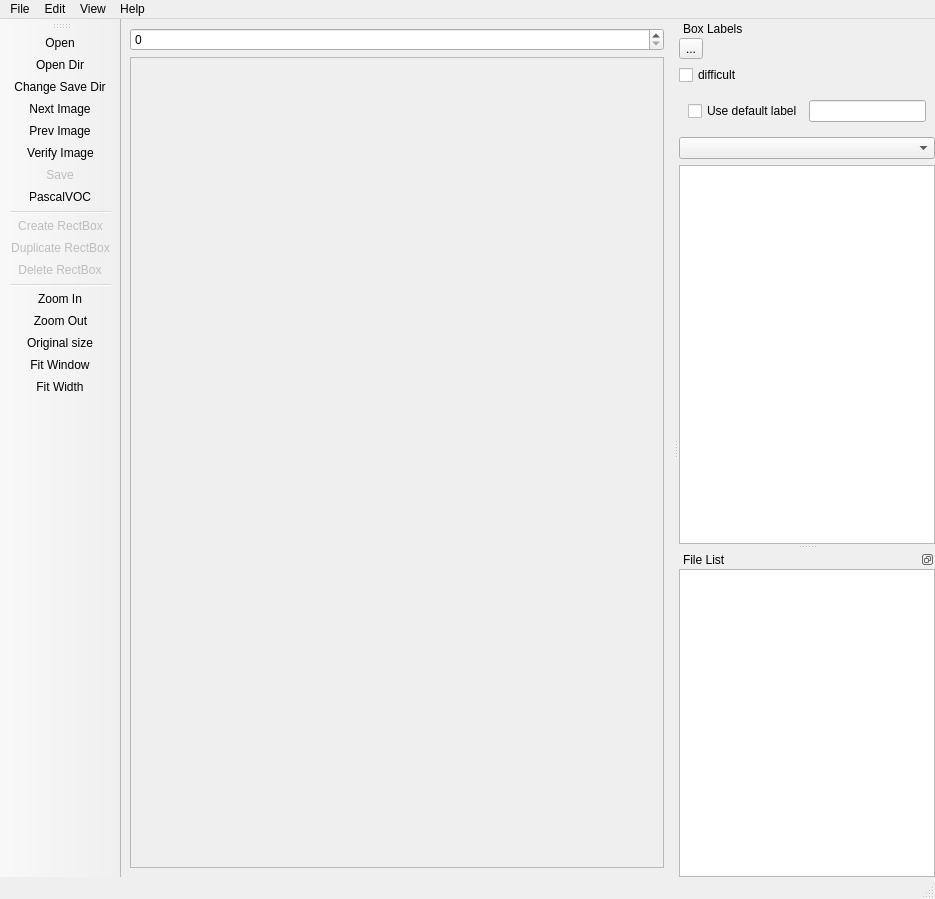
 <widget class="QMainWindow" name="MainWindow">
  <property name="geometry">
   <rect>
    <x>0</x>
    <y>0</y>
    <width>935</width>
    <height>899</height>
   </rect>
  </property>
  <property name="windowTitle">
   <string>RSRLabelTool</string>
  </property>
  <widget class="QWidget" name="centralwidget">
   <layout class="QVBoxLayout" name="verticalLayout_3">
    <item>
     <widget class="ZoomWidget" name="zoom_widget"/>
    </item>
    <item>
     <widget class="QScrollArea" name="scroll_area">
      <property name="widgetResizable">
       <bool>true</bool>
      </property>
      <widget class="QWidget" name="scrollAreaWidgetContents">
       <property name="geometry">
        <rect>
         <x>0</x>
         <y>0</y>
         <width>547</width>
         <height>812</height>
        </rect>
       </property>
       <layout class="QVBoxLayout" name="verticalLayout_2">
        <property name="leftMargin">
         <number>0</number>
        </property>
        <property name="topMargin">
         <number>0</number>
        </property>
        <property name="rightMargin">
         <number>0</number>
        </property>
        <property name="bottomMargin">
         <number>0</number>
        </property>
        <item>
         <widget class="Canvas" name="canvas" native="true"/>
        </item>
       </layout>
      </widget>
     </widget>
    </item>
   </layout>
  </widget>
  <widget class="QMenuBar" name="menubar">
   <property name="geometry">
    <rect>
     <x>0</x>
     <y>0</y>
     <width>935</width>
     <height>21</height>
    </rect>
   </property>
   <widget class="QMenu" name="menu_file">
    <property name="title">
     <string>File</string>
    </property>
    <widget class="QMenu" name="menu_recent_files">
     <property name="title">
      <string>Open Recent</string>
     </property>
    </widget>
    <addaction name="action_open"/>
    <addaction name="action_open_dir"/>
    <addaction name="action_copy_prev_bounding"/>
    <addaction name="action_change_save_dir"/>
    <addaction name="action_open_annotation"/>
    <addaction name="menu_recent_files"/>
    <addaction name="action_save"/>
    <addaction name="action_save_format"/>
    <addaction name="action_save_as"/>
    <addaction name="action_close"/>
    <addaction name="action_reset_all"/>
    <addaction name="action_delete_image"/>
    <addaction name="action_quit"/>
   </widget>
   <widget class="QMenu" name="menu_edit">
    <property name="title">
     <string>Edit</string>
    </property>
    <addaction name="action_create"/>
    <addaction name="action_copy"/>
    <addaction name="action_delete"/>
    <addaction name="separator"/>
    <addaction name="action_color1"/>
   </widget>
   <widget class="QMenu" name="menu_view">
    <property name="title">
     <string>View</string>
    </property>
    <addaction name="action_auto_saving"/>
    <addaction name="action_single_class_mode"/>
    <addaction name="action_display_label_option"/>
    <addaction name="action_advanced_mode"/>
    <addaction name="separator"/>
    <addaction name="action_hide_all"/>
    <addaction name="action_show_all"/>
    <addaction name="action_zoom_in"/>
    <addaction name="action_zoom_out"/>
    <addaction name="action_zoom_org"/>
    <addaction name="separator"/>
    <addaction name="action_fit_window"/>
    <addaction name="action_fit_width"/>
   </widget>
   <widget class="QMenu" name="menu_help">
    <property name="title">
     <string>Help</string>
    </property>
    <addaction name="action_help"/>
   </widget>
   <addaction name="menu_file"/>
   <addaction name="menu_edit"/>
   <addaction name="menu_view"/>
   <addaction name="menu_help"/>
  </widget>
  <widget class="QStatusBar" name="statusbar"/>
  <widget class="QDockWidget" name="dock">
   <property name="accessibleName">
    <string/>
   </property>
   <property name="accessibleDescription">
    <string/>
   </property>
   <property name="features">
    <set>QDockWidget::DockWidgetMovable</set>
   </property>
   <property name="windowTitle">
    <string>Box Labels</string>
   </property>
   <attribute name="dockWidgetArea">
    <number>2</number>
   </attribute>
   <widget class="QWidget" name="dockWidgetContents">
    <layout class="QGridLayout" name="gridLayout">
     <property name="leftMargin">
      <number>0</number>
     </property>
     <property name="topMargin">
      <number>0</number>
     </property>
     <property name="rightMargin">
      <number>0</number>
     </property>
     <property name="bottomMargin">
      <number>0</number>
     </property>
     <item row="0" column="0">
      <widget class="QWidget" name="label_list_container" native="true">
       <layout class="QVBoxLayout" name="list_layout">
        <property name="leftMargin">
         <number>0</number>
        </property>
        <property name="topMargin">
         <number>0</number>
        </property>
        <property name="rightMargin">
         <number>0</number>
        </property>
        <property name="bottomMargin">
         <number>0</number>
        </property>
        <item>
         <widget class="QToolButton" name="edit_button">
          <property name="text">
           <string>...</string>
          </property>
          <property name="toolButtonStyle">
           <enum>Qt::ToolButtonTextBesideIcon</enum>
          </property>
         </widget>
        </item>
        <item>
         <widget class="QCheckBox" name="difficult_checkbox">
          <property name="text">
           <string>difficult</string>
          </property>
         </widget>
        </item>
        <item>
         <widget class="QWidget" name="use_default_label_container" native="true">
          <layout class="QHBoxLayout" name="horizontalLayout_2">
           <item>
            <widget class="QCheckBox" name="use_default_label_checkbox">
             <property name="text">
              <string>Use default label</string>
             </property>
             <property name="checked">
              <bool>false</bool>
             </property>
            </widget>
           </item>
           <item>
            <widget class="QLineEdit" name="default_label_text_line"/>
           </item>
          </layout>
         </widget>
        </item>
        <item>
         <widget class="ComboBox" name="combo_box"/>
        </item>
        <item>
         <widget class="QListWidget" name="label_list"/>
        </item>
       </layout>
      </widget>
     </item>
    </layout>
   </widget>
  </widget>
  <widget class="QDockWidget" name="file_dock">
   <property name="features">
    <set>QDockWidget::DockWidgetFloatable|QDockWidget::DockWidgetMovable</set>
   </property>
   <property name="allowedAreas">
    <set>Qt::AllDockWidgetAreas</set>
   </property>
   <property name="windowTitle">
    <string>File List</string>
   </property>
   <attribute name="dockWidgetArea">
    <number>2</number>
   </attribute>
   <widget class="QWidget" name="dockWidgetContents_3">
    <layout class="QGridLayout" name="gridLayout_2">
     <property name="leftMargin">
      <number>0</number>
     </property>
     <property name="topMargin">
      <number>0</number>
     </property>
     <property name="rightMargin">
      <number>0</number>
     </property>
     <property name="bottomMargin">
      <number>0</number>
     </property>
     <item row="0" column="0">
      <widget class="QWidget" name="file_list_container" native="true">
       <layout class="QVBoxLayout" name="verticalLayout">
        <property name="leftMargin">
         <number>0</number>
        </property>
        <property name="topMargin">
         <number>0</number>
        </property>
        <property name="rightMargin">
         <number>0</number>
        </property>
        <property name="bottomMargin">
         <number>0</number>
        </property>
        <item>
         <widget class="QListWidget" name="file_list_widget"/>
        </item>
       </layout>
      </widget>
     </item>
    </layout>
   </widget>
  </widget>
  <widget class="QToolBar" name="tools">
   <property name="windowTitle">
    <string>toolBar</string>
   </property>
   <property name="orientation">
    <enum>Qt::Vertical</enum>
   </property>
   <property name="toolButtonStyle">
    <enum>Qt::ToolButtonTextUnderIcon</enum>
   </property>
   <attribute name="toolBarArea">
    <enum>LeftToolBarArea</enum>
   </attribute>
   <attribute name="toolBarBreak">
    <bool>false</bool>
   </attribute>
   <addaction name="action_open"/>
   <addaction name="action_open_dir"/>
   <addaction name="action_change_save_dir"/>
   <addaction name="action_open_next_image"/>
   <addaction name="action_open_prev_image"/>
   <addaction name="action_verify"/>
   <addaction name="action_save"/>
   <addaction name="action_save_format"/>
   <addaction name="separator"/>
   <addaction name="action_create_mode"/>
   <addaction name="action_copy"/>
   <addaction name="action_delete"/>
   <addaction name="separator"/>
   <addaction name="action_zoom_in"/>
   <addaction name="action_zoom_out"/>
   <addaction name="action_zoom_org"/>
   <addaction name="action_fit_window"/>
   <addaction name="action_fit_width"/>
  </widget>
  <action name="action_open">
   <property name="icon">
    <iconset resource="../resources.qrc">
     <normaloff>:/open</normaloff>:/open</iconset>
   </property>
   <property name="text">
    <string>Open</string>
   </property>
   <property name="toolTip">
    <string>Open image or label file</string>
   </property>
   <property name="shortcut">
    <string>Ctrl+O</string>
   </property>
  </action>
  <action name="action_quit">
   <property name="icon">
    <iconset resource="../resources.qrc">
     <normaloff>:/quit</normaloff>:/quit</iconset>
   </property>
   <property name="text">
    <string>Quit</string>
   </property>
   <property name="toolTip">
    <string>Quit application</string>
   </property>
   <property name="shortcut">
    <string>Ctrl+Q</string>
   </property>
  </action>
  <action name="action_open_dir">
   <property name="icon">
    <iconset resource="../resources.qrc">
     <normaloff>:/open</normaloff>:/open</iconset>
   </property>
   <property name="text">
    <string>Open Dir</string>
   </property>
   <property name="toolTip">
    <string>Open Dir</string>
   </property>
   <property name="shortcut">
    <string>Ctrl+U</string>
   </property>
  </action>
  <action name="action_copy_prev_bounding">
   <property name="text">
    <string>Copy previous Bounding Boxes in the current image </string>
   </property>
   <property name="toolTip">
    <string>Copy previous Bounding Boxes in the current image </string>
   </property>
   <property name="shortcut">
    <string>Ctrl+V</string>
   </property>
  </action>
  <action name="action_change_save_dir">
   <property name="icon">
    <iconset resource="../resources.qrc">
     <normaloff>:/open</normaloff>:/open</iconset>
   </property>
   <property name="text">
    <string>Change Save Dir</string>
   </property>
   <property name="toolTip">
    <string>Change default saved Annotation dir</string>
   </property>
   <property name="shortcut">
    <string>Ctrl+R</string>
   </property>
  </action>
  <action name="action_open_annotation">
   <property name="icon">
    <iconset resource="../resources.qrc">
     <normaloff>:/open</normaloff>:/open</iconset>
   </property>
   <property name="text">
    <string>Open Annotation</string>
   </property>
   <property name="toolTip">
    <string>Open an annotation file</string>
   </property>
   <property name="shortcut">
    <string>Ctrl+Shift+O</string>
   </property>
  </action>
  <action name="action_open_next_image">
   <property name="icon">
    <iconset resource="../resources.qrc">
     <normaloff>:/next</normaloff>:/next</iconset>
   </property>
   <property name="text">
    <string>Next Image</string>
   </property>
   <property name="toolTip">
    <string>Open the next Image</string>
   </property>
   <property name="shortcut">
    <string>D</string>
   </property>
  </action>
  <action name="action_open_prev_image">
   <property name="icon">
    <iconset resource="../resources.qrc">
     <normaloff>:/prev</normaloff>:/prev</iconset>
   </property>
   <property name="text">
    <string>Prev Image</string>
   </property>
   <property name="toolTip">
    <string>Open the previous Image</string>
   </property>
   <property name="shortcut">
    <string>A</string>
   </property>
  </action>
  <action name="action_verify">
   <property name="icon">
    <iconset resource="../resources.qrc">
     <normaloff>:/verify</normaloff>:/verify</iconset>
   </property>
   <property name="text">
    <string>Verify Image</string>
   </property>
   <property name="toolTip">
    <string>Verify Image</string>
   </property>
   <property name="shortcut">
    <string>Space</string>
   </property>
  </action>
  <action name="action_save">
   <property name="enabled">
    <bool>false</bool>
   </property>
   <property name="icon">
    <iconset resource="../resources.qrc">
     <normaloff>:/save</normaloff>:/save</iconset>
   </property>
   <property name="text">
    <string>Save</string>
   </property>
   <property name="toolTip">
    <string>Save the labels to a file</string>
   </property>
  </action>
  <action name="action_save_format">
   <property name="icon">
    <iconset resource="../resources.qrc">
     <normaloff>:/format_voc</normaloff>:/format_voc</iconset>
   </property>
   <property name="text">
    <string>&amp;PascalVOC</string>
   </property>
   <property name="toolTip">
    <string>Change save format</string>
   </property>
   <property name="shortcut">
    <string>Ctrl++</string>
   </property>
  </action>
  <action name="action_save_as">
   <property name="enabled">
    <bool>false</bool>
   </property>
   <property name="icon">
    <iconset resource="../resources.qrc">
     <normaloff>:/save-as</normaloff>:/save-as</iconset>
   </property>
   <property name="text">
    <string>Save As</string>
   </property>
   <property name="toolTip">
    <string>Save the labels to a different file</string>
   </property>
   <property name="shortcut">
    <string>Ctrl+Shift+S</string>
   </property>
  </action>
  <action name="action_close">
   <property name="icon">
    <iconset resource="../resources.qrc">
     <normaloff>:/close</normaloff>:/close</iconset>
   </property>
   <property name="text">
    <string>Close</string>
   </property>
   <property name="toolTip">
    <string>Close the current file</string>
   </property>
   <property name="shortcut">
    <string>Ctrl+W</string>
   </property>
  </action>
  <action name="action_delete_image">
   <property name="icon">
    <iconset resource="../resources.qrc">
     <normaloff>:/close</normaloff>:/close</iconset>
   </property>
   <property name="text">
    <string>Delete current image</string>
   </property>
   <property name="toolTip">
    <string>Delete the current image</string>
   </property>
   <property name="shortcut">
    <string>Ctrl+Shift+D</string>
   </property>
  </action>
  <action name="action_reset_all">
   <property name="icon">
    <iconset resource="../resources.qrc">
     <normaloff>:/resetall</normaloff>:/resetall</iconset>
   </property>
   <property name="text">
    <string>Reset All</string>
   </property>
   <property name="toolTip">
    <string>Reset All</string>
   </property>
  </action>
  <action name="action_color1">
   <property name="icon">
    <iconset resource="../resources.qrc">
     <normaloff>:/color_line</normaloff>:/color_line</iconset>
   </property>
   <property name="text">
    <string>Box Line Color</string>
   </property>
   <property name="toolTip">
    <string>Choose Box line color</string>
   </property>
   <property name="shortcut">
    <string>Ctrl+L</string>
   </property>
  </action>
  <action name="action_create_mode">
   <property name="enabled">
    <bool>false</bool>
   </property>
   <property name="icon">
    <iconset resource="../resources.qrc">
     <normaloff>:/new</normaloff>:/new</iconset>
   </property>
   <property name="text">
    <string>Create RectBox</string>
   </property>
   <property name="toolTip">
    <string>Draw a new box</string>
   </property>
   <property name="shortcut">
    <string>W</string>
   </property>
  </action>
  <action name="action_edit_mode">
   <property name="enabled">
    <bool>false</bool>
   </property>
   <property name="icon">
    <iconset resource="../resources.qrc">
     <normaloff>:/edit</normaloff>:/edit</iconset>
   </property>
   <property name="text">
    <string>&amp;Edit\nRectBox</string>
   </property>
   <property name="toolTip">
    <string>Move and edit Boxes</string>
   </property>
   <property name="shortcut">
    <string>Ctrl+J</string>
   </property>
  </action>
  <action name="action_create">
   <property name="enabled">
    <bool>false</bool>
   </property>
   <property name="icon">
    <iconset resource="../resources.qrc">
     <normaloff>:/new</normaloff>:/new</iconset>
   </property>
   <property name="text">
    <string>Create RectBox</string>
   </property>
   <property name="toolTip">
    <string>Draw a new box</string>
   </property>
   <property name="shortcut">
    <string>W</string>
   </property>
  </action>
  <action name="action_delete">
   <property name="enabled">
    <bool>false</bool>
   </property>
   <property name="icon">
    <iconset resource="../resources.qrc">
     <normaloff>:/delete</normaloff>:/delete</iconset>
   </property>
   <property name="text">
    <string>Delete RectBox</string>
   </property>
   <property name="toolTip">
    <string>Remove the box</string>
   </property>
   <property name="shortcut">
    <string>Del</string>
   </property>
  </action>
  <action name="action_copy">
   <property name="enabled">
    <bool>false</bool>
   </property>
   <property name="icon">
    <iconset resource="../resources.qrc">
     <normaloff>:/copy</normaloff>:/copy</iconset>
   </property>
   <property name="text">
    <string>Duplicate RectBox</string>
   </property>
   <property name="toolTip">
    <string>Create a duplicate of the selected box</string>
   </property>
   <property name="shortcut">
    <string>Ctrl+D</string>
   </property>
  </action>
  <action name="action_advanced_mode">
   <property name="icon">
    <iconset resource="../resources.qrc">
     <normaloff>:/expert</normaloff>:/expert</iconset>
   </property>
   <property name="text">
    <string>Advanced Mode</string>
   </property>
   <property name="toolTip">
    <string>Swtich to advanced mode</string>
   </property>
   <property name="shortcut">
    <string>Ctrl+Shift+A</string>
   </property>
  </action>
  <action name="action_hide_all">
   <property name="enabled">
    <bool>false</bool>
   </property>
   <property name="icon">
    <iconset resource="../resources.qrc">
     <normaloff>:/hide</normaloff>:/hide</iconset>
   </property>
   <property name="text">
    <string>&amp;Hide\nRectBox</string>
   </property>
   <property name="toolTip">
    <string>Hide all bounding boxes</string>
   </property>
   <property name="shortcut">
    <string>Ctrl+H</string>
   </property>
  </action>
  <action name="action_show_all">
   <property name="icon">
    <iconset resource="../resources.qrc">
     <normaloff>:/hide</normaloff>:/hide</iconset>
   </property>
   <property name="text">
    <string>&amp;Show\nRectBox</string>
   </property>
   <property name="toolTip">
    <string>Show all bounding boxes</string>
   </property>
   <property name="shortcut">
    <string>Ctrl+A</string>
   </property>
  </action>
  <action name="action_help">
   <property name="icon">
    <iconset resource="../resources.qrc">
     <normaloff>:/help</normaloff>:/help</iconset>
   </property>
   <property name="text">
    <string>Tutorial</string>
   </property>
   <property name="toolTip">
    <string>Show demo</string>
   </property>
  </action>
  <action name="action_auto_saving">
   <property name="checkable">
    <bool>true</bool>
   </property>
   <property name="text">
    <string>Auto Save mode</string>
   </property>
  </action>
  <action name="action_single_class_mode">
   <property name="checkable">
    <bool>true</bool>
   </property>
   <property name="text">
    <string>Single Class Mode</string>
   </property>
   <property name="shortcut">
    <string>Ctrl+Shift+S</string>
   </property>
  </action>
  <action name="action_display_label_option">
   <property name="checkable">
    <bool>true</bool>
   </property>
   <property name="text">
    <string>Display Labels</string>
   </property>
   <property name="shortcut">
    <string>Ctrl+Shift+P</string>
   </property>
  </action>
  <action name="action_zoom_in">
   <property name="icon">
    <iconset resource="../resources.qrc">
     <normaloff>:/zoom-in</normaloff>:/zoom-in</iconset>
   </property>
   <property name="text">
    <string>Zoom In</string>
   </property>
   <property name="toolTip">
    <string>Increase zoom level</string>
   </property>
   <property name="shortcut">
    <string>Ctrl++</string>
   </property>
  </action>
  <action name="action_zoom_out">
   <property name="icon">
    <iconset resource="../resources.qrc">
     <normaloff>:/zoom-out</normaloff>:/zoom-out</iconset>
   </property>
   <property name="text">
    <string>Zoom Out</string>
   </property>
   <property name="toolTip">
    <string>Decrease zoom level</string>
   </property>
   <property name="shortcut">
    <string>Ctrl+-</string>
   </property>
  </action>
  <action name="action_zoom_org">
   <property name="icon">
    <iconset resource="../resources.qrc">
     <normaloff>:/zoom</normaloff>:/zoom</iconset>
   </property>
   <property name="text">
    <string>Original size</string>
   </property>
   <property name="toolTip">
    <string>Zoom to original size</string>
   </property>
   <property name="shortcut">
    <string>Ctrl+Backspace</string>
   </property>
  </action>
  <action name="action_fit_window">
   <property name="icon">
    <iconset resource="../resources.qrc">
     <normaloff>:/fit-window</normaloff>:/fit-window</iconset>
   </property>
   <property name="text">
    <string>Fit Window</string>
   </property>
   <property name="toolTip">
    <string>Zoom follows window size</string>
   </property>
   <property name="shortcut">
    <string>Ctrl+F</string>
   </property>
  </action>
  <action name="action_fit_width">
   <property name="icon">
    <iconset resource="../resources.qrc">
     <normaloff>:/fit-width</normaloff>:/fit-width</iconset>
   </property>
   <property name="text">
    <string>Fit Width</string>
   </property>
   <property name="toolTip">
    <string>Zoom follows window width</string>
   </property>
   <property name="shortcut">
    <string>Ctrl+Shift+F</string>
   </property>
  </action>
  <action name="action_draw_squares_option">
   <property name="checkable">
    <bool>true</bool>
   </property>
   <property name="text">
    <string>Draw Squares</string>
   </property>
   <property name="shortcut">
    <string>Ctrl+Shift+R</string>
   </property>
  </action>
  <action name="action_show_info">
   <property name="icon">
    <iconset resource="../resources.qrc">
     <normaloff>:/help</normaloff>:/help</iconset>
   </property>
   <property name="text">
    <string>Information</string>
   </property>
   <property name="toolTip">
    <string>Information</string>
   </property>
  </action>
  <action name="action_edit">
   <property name="icon">
    <iconset resource="../resources.qrc">
     <normaloff>:/edit</normaloff>:/edit</iconset>
   </property>
   <property name="text">
    <string>Edit Label</string>
   </property>
   <property name="toolTip">
    <string>Modify the label of the selected Box</string>
   </property>
  </action>
  <action name="action_shape_line_color">
   <property name="icon">
    <iconset resource="../resources.qrc">
     <normaloff>:/color_line</normaloff>:/color_line</iconset>
   </property>
   <property name="text">
    <string>Shape Line Color</string>
   </property>
   <property name="toolTip">
    <string>Change the line color for this specific shape</string>
   </property>
  </action>
  <action name="action_shape_fill_color">
   <property name="icon">
    <iconset resource="../resources.qrc">
     <normaloff>:/color</normaloff>:/color</iconset>
   </property>
   <property name="text">
    <string>Shape Fill Color</string>
   </property>
   <property name="toolTip">
    <string>Change the fill color for this specific shape</string>
   </property>
  </action>
 </widget>
